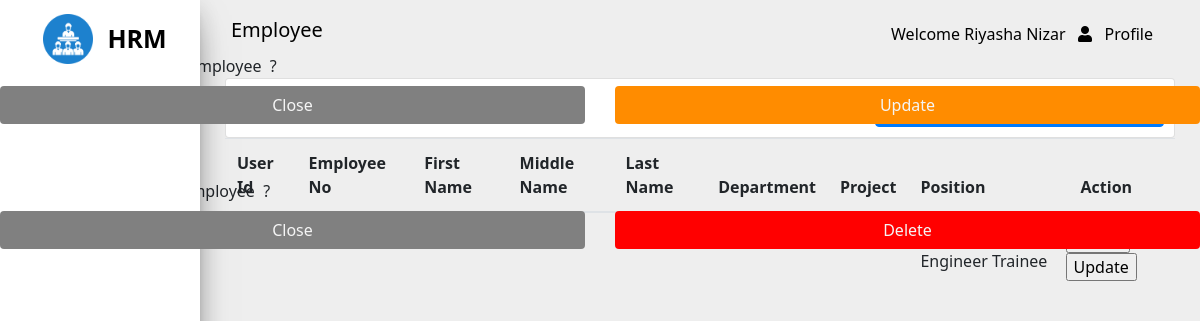
The page /pages/employee/index.php (signed in) on the database as committed earlier.
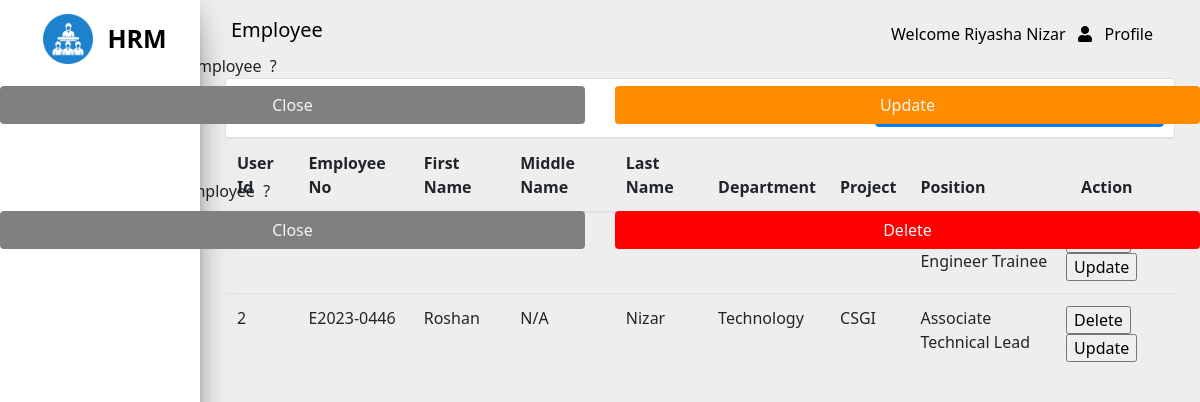
The same page on the database as committed later.
### tables this page shows
CREATE TABLE IF NOT EXISTS `employee` (
  `id` int NOT NULL AUTO_INCREMENT,
  `userId` varchar(65) NOT NULL,
  `employeeno` varchar(65) NOT NULL,
  `firstname` varchar(65) NOT NULL,
  `middlename` varchar(65) NOT NULL,
  `lastname` varchar(65) NOT NULL,
  `departmentId` int NOT NULL,
  `positionId` int NOT NULL,
  `projectId` int NOT NULL,
  `hourlyRate` decimal(10,0) NOT NULL,
  `baseSalary` decimal(10,0) NOT NULL,
  PRIMARY KEY (`id`),
  UNIQUE KEY `employeeno` (`employeeno`),
  KEY `FK_UserId` (`userId`),
  KEY `FK_Department` (`departmentId`),
  KEY `FK_Position` (`positionId`),
  KEY `FK_Project` (`projectId`)
);

CREATE TABLE IF NOT EXISTS `positions` (
  `id` int NOT NULL AUTO_INCREMENT,
  `name` varchar(65) NOT NULL,
  PRIMARY KEY (`id`)
);

CREATE TABLE IF NOT EXISTS `department` (
  `id` int NOT NULL AUTO_INCREMENT,
  `name` varchar(65) NOT NULL,
  PRIMARY KEY (`id`)
);

CREATE TABLE IF NOT EXISTS `project` (
  `id` int NOT NULL AUTO_INCREMENT,
  `name` varchar(65) NOT NULL,
  PRIMARY KEY (`id`)
);

### core/services/common-service.php (called while the page is built, shortened)
<?php
    function getUsername() {
        return $_SESSION["fullname"];
    }
?>

### core/services/employee-service.php (called while the page is built, shortened)
<?php
    function getAllEmployees($conn) {
        $query = "SELECT e.id, e.userId, e.employeeno, e.firstname, e.middlename, e.lastname, e.hourlyRate, e.baseSalary,
        d.name as 'departmentName', p.name as 'positionName', pr.name as 'projectName'
        from employee e
        LEFT JOIN department d on e.departmentId = d.id
        LEFT JOIN positions p on e.positionId = p.id
        LEFT JOIN project pr on e.projectId = pr.id;";
        return $conn->query($query);
    }
?>

### pages/employee/index.php (the view, shortened to what this page needs)
<?php
    require '../../core/services/common-service.php';
    require '../../core/services/employee-service.php';
?>
<!DOCTYPE html>
<html lang="en">
<head>
    <link rel="stylesheet" href="https://use.fontawesome.com/releases/v5.7.0/css/all.css"
>
    <link rel="stylesheet" href="../../assets/css/common.css" />
    <link rel="stylesheet" href="../../assets/css/employee.css" />
</head>
<body>
    <div class="row max-width">
        <div class="col-md-2 side-content">
            <img src="../../assets/images/hrm.png" width="50px" />
            <label>HRM</label>
            <br />
        </div>
        <div class="col-md-10 nav-content">
            <nav class="navbar">
                <label class="navbar-brand">Employee</label>
                <div class="dropdown">
                    <button class="dropbtn" onclick="showDropDown()">
                        Welcome <?php echo getUserName();?> &nbsp
                        <span class="fa fa-user" onclick="showDropDown()"></span> &nbsp Profile
                    </button>
                </div>
            </nav>
            <div class="column maintain-paddings">
                <div class="card main-card">
                    <div class="row more-top-margin">
                        <div class="col-md-8">
                            <h4>View Employee</h4>
                        </div>
                        <div class="col-md-4">
                            <a href="./create.php" class="btn btn-primary btn-small">Create Employee</a>
                        </div>
                    </div>
                </div>
                <div class="slight-top-margin">
                    <table class="table">
                        <thead>
                            <tr>
                                <th>User Id</th>
                                <th>Employee No</th>
                                <th>First Name</th>
                                <th>Middle Name</th>
                                <th>Last Name</th>
                                <th>Department</th>
                                <th>Project</th>
                                <th>Position</th>
                                <th>Action</th>
                            </tr>
                        </thead>
                        <tbody>
                            <?php
                                $result = getAllEmployees($conn);
                                while($row = mysqli_fetch_assoc($result)) {
                            ?>
                            <tr>
                                <td id="<?php echo $row['id'];?>"><?php echo $row["id"];?></td>
                                <td><?php echo $row["employeeno"];?></td>
                                <td><?php echo $row["firstname"];?></td>
                                <td><?php echo $row["middlename"] == null ? "N/A" : $row["middlename"];?></td>
                                <td><?php echo $row["lastname"];?></td>
                                <td><?php echo $row["departmentName"];?></td>
                                <td><?php echo $row["projectName"];?></td>
                                <td><?php echo $row["positionName"];?></td>
                                <td>
                                    <div class="row center">
                                        <form method="POST" action="../../core/services/employee-services.php">
                                            <input type="button"
                                                class="btn-small btn-r btn-d" name="btnDelete"
                                                onclick="deleteEmployee(<?php echo $row['id'];?>)" value="Delete" />
                                            <input type="button" class="btn-small btn-r btn-u" name="btnUpdate"
                                                onclick="updateEmployee(<?php echo $row['id']?>)" value="Update" />
                                        </form>
                                    </div>
                                </td>
                            </tr>
                            <?php
                                }
                            ?>
                        </tbody>
                    </table>
                </div>
            </div>
        </div>
    </div>
    <div id="updateEmployeeModal" class="modal">
        <form method="POST" action="../../core/services/employee-service.php" class="modal-content">
            <div class="modal-header">
                <span class="close" onclick="closeUpdateModal()">&times;</span>
                <h3 class="modal-title" id="updateModalLabel">Update Employee</h3>
            </div>
            <div class="modal-body">
                <label>Do you want update this employee </label>
                <label>?</label>
            </div>
            <div class="modal-footer">
                <div class="row">
                    <div class="col-md-6">
                        <button type="button" class="btn btn-secondary" onclick="closeUpdateModal()">Close</button>
                    </div>
                    <div class="col-md-6">
                        <button type="submit" class="btn btn-warning" name="btnUpdateE">Update</button>
                    </div>
                </div>
            </div>
        </form>
    </div>
    <div id="deleteEmployeeModal" class="modal">
        <form method="POST" action="../../core/services/employee-service.php" class="modal-content">
            <div class="modal-header">
                <span class="close" onclick="closeDeleteModal()">&times;</span>
                <h3 class="modal-title" id="deleteModalLabel">Delete Employee</h3>
            </div>
            <div class="modal-body">
                <label>Do you want delete this employee </label>
                <label>?</label>
            </div>
            <div class="modal-footer">
                <div class="row">
                    <div class="col-md-6">
                        <button type="button" class="btn btn-secondary" onclick="closeDeleteModal()">Close</button>
                    </div>
                    <div class="col-md-6">
                        <button type="submit" class="btn btn-danger" name="btnDeleteEmployee">Delete</button>
                    </div>
                </div>
            </div>
        </form>
    </div>
</body>
</html>

### assets/css/common.css (style rules this page uses)
body { background-color: #eee; margin: 0; font-family: "Segoe UI","Roboto","Helvetica Neue",Arial,"Noto Sans",sans-serif,"Apple Color Emoji","Segoe UI Emoji","Segoe UI Symbol","Noto Color Emoji"; font-size: 1rem; font-weight: 400; line-height: 1.5; color: #212529; text-align: left; }
.row { display: flex; flex-wrap: wrap; margin-right: -15px; margin-left: -15px; }
.col-md, .col-md-1, .col-md-10, .col-md-11, .col-md-12, .col-md-2, .col-md-3, .col-md-4, .col-md-5, .col-md-6, .col-md-7, .col-md-8, .col-md-9, .col-md-auto { position: relative; width: 100%; padding-right: 15px; padding-left: 15px; }
@media only screen and (min-width: 768px) { .col-md-2 { max-width: 16.666667%; } }
@media only screen and (min-width: 768px) { .col-md-4 { max-width: 33.333333%; } }
@media only screen and (min-width: 768px) { .col-md-6 { max-width: 50%; } }
@media only screen and (min-width: 768px) { .col-md-8 { max-width: 66.666666%; } }
@media only screen and (min-width: 768px) { .col-md-10 { max-width: 83.333333%; } }
nav { display: block; }
.btn { display: inline-block; font-weight: 400; color: #212529; text-align: center; vertical-align: middle; user-select: none; background-color: transparent; border: 1px solid transparent; padding: .375rem .75rem; font-size: 1rem; line-height: 1.5; border-radius: .25rem; transition: color .15s ease-in-out,background-color .15s ease-in-out,border-color .15s ease-in-out,box-shadow .15s ease-in-out; }
a { color: #007bff; text-decoration: none; background-color: transparent; }
.navbar { position: relative; display: flex; flex-wrap: wrap; align-items: center; justify-content: space-between; padding: .5rem 1rem; }
.navbar-brand { color: black !important; }
.navbar-brand { display: inline-block; padding-top: .3125rem; padding-bottom: .3125rem; margin-right: 1rem; font-size: 1.25rem; line-height: inherit; white-space: nowrap; }
.dropdown, .dropleft, .dropright, .dropup { position: relative; }
.dropdown .dropbtn { cursor: pointer; font-size: 16px; border: none; outline: none; color: black; padding: 14px 16px; background-color: inherit; font-family: inherit; margin: 0; }
[type=button]:not(:disabled), [type=reset]:not(:disabled), [type=submit]:not(:disabled), button:not(:disabled) { cursor: pointer; }
button, select { text-transform: none; }
button, input { overflow: visible; }
button, input, optgroup, select, textarea { margin: 0; font-family: inherit; font-size: inherit; line-height: inherit; }
button { border-radius: 0; }
.btn-primary:hover, .btn-primary { color: #fff; background-color: #0069d9; border-color: #0062cc; }
label { display: inline-block; margin-bottom: .5rem; }
nav { background-color: transparent; }
.card { padding: 10px; }
.card { position: relative; display: flex; -ms-flex-direction: column; flex-direction: column; min-width: 0; word-wrap: break-word; background-color: #fff; background-clip: border-box; border: 1px solid rgba(0,0,0,.125); border-radius: .25rem; }
.h4, h4 { font-size: 1.5rem; }
.h1, .h2, .h3, .h4, .h5, .h6, h1, h2, h3, h4, h5, h6 { margin-bottom: .5rem; font-weight: 500; line-height: 1.2; }
h1, h2, h3, h4, h5, h6 { margin-top: 0; margin-bottom: .5rem; }
button, input, select { margin: 0; font-family: inherit; font-size: inherit; line-height: inherit; }
.table { width: 100%; margin-bottom: 1rem; color: #212529; }
table { border-collapse: collapse; }
.table thead th { vertical-align: bottom; border-bottom: 2px solid #dee2e6; }
.table td, .table th { padding: .75rem; vertical-align: top; border-top: 1px solid #dee2e6; }
th { text-align: inherit; }
.side-content { background-color: #fff; max-height: 100%; height: 100%; position: fixed; top: 0; bottom: 0; left: 0; text-align: center; font-weight: bold; padding-top: 20px; box-shadow: 0px 16px 36px -12px rgb(0 0 0 /56%), 0 4px 25px 0px rgb(0 0 0 / 12%), 0 8px 10px -5px rgb(0 0 0 /20%) }
.side-content label { color: black; font-size: 25px; }
.side-content img { margin-right: 10px; margin-left: 10px; margin-top:-10px; }
.btn { width: 100%; }
.nav-content { position: absolute; right: 0; top: 0; float: right; width: calc(100% - 200px); height: 100%; max-height: 100%; }
.maintain-paddings { padding:10px; }
img { vertical-align: middle; border-style: none; }
.btn-primary { color: #fff; background-color: #007bff; border-color: #007bff; }
.btn-danger { background-color: red; color: whitesmoke; }
.btn-warning { background-color: darkorange; color: whitesmoke; }
.btn-secondary { background-color: grey; color: whitesmoke; }

Rows that differ between the two databases and show on the page:
added employee: id "2", employeeno "E2023-0446", firstname "Roshan", middlename "N/A", lastname "Nizar", departmentId.name "Technology", projectId.name "CSGI", positionId.name "Associate Technical Lead"
